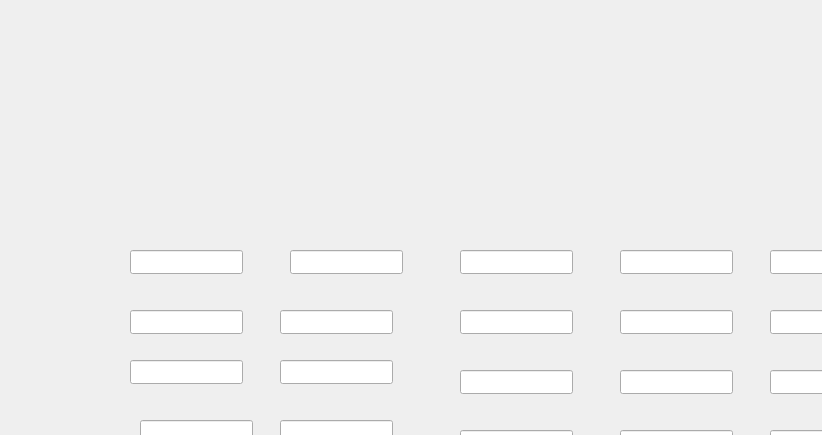
<?xml version="1.0" encoding="UTF-8"?>
<ui version="4.0">
 <class>addTextbook</class>
 <widget class="QDialog" name="addTextbook">
  <property name="geometry">
   <rect>
    <x>0</x>
    <y>0</y>
    <width>822</width>
    <height>435</height>
   </rect>
  </property>
  <property name="windowTitle">
   <string>Dialog</string>
  </property>
  <widget class="QLineEdit" name="lineEdit_4">
   <property name="geometry">
    <rect>
     <x>620</x>
     <y>250</y>
     <width>113</width>
     <height>24</height>
    </rect>
   </property>
  </widget>
  <widget class="QLineEdit" name="lineEdit_21">
   <property name="geometry">
    <rect>
     <x>140</x>
     <y>480</y>
     <width>113</width>
     <height>24</height>
    </rect>
   </property>
  </widget>
  <widget class="QPushButton" name="pushButton">
   <property name="geometry">
    <rect>
     <x>560</x>
     <y>660</y>
     <width>80</width>
     <height>24</height>
    </rect>
   </property>
   <property name="text">
    <string>PushButton</string>
   </property>
  </widget>
  <widget class="QLineEdit" name="lineEdit_23">
   <property name="geometry">
    <rect>
     <x>450</x>
     <y>480</y>
     <width>113</width>
     <height>24</height>
    </rect>
   </property>
  </widget>
  <widget class="QLineEdit" name="lineEdit_6">
   <property name="geometry">
    <rect>
     <x>280</x>
     <y>310</y>
     <width>113</width>
     <height>24</height>
    </rect>
   </property>
  </widget>
  <widget class="QLineEdit" name="lineEdit_9">
   <property name="geometry">
    <rect>
     <x>770</x>
     <y>250</y>
     <width>113</width>
     <height>24</height>
    </rect>
   </property>
  </widget>
  <widget class="QLineEdit" name="lineEdit">
   <property name="geometry">
    <rect>
     <x>130</x>
     <y>250</y>
     <width>113</width>
     <height>24</height>
    </rect>
   </property>
  </widget>
  <widget class="QLineEdit" name="lineEdit_2">
   <property name="geometry">
    <rect>
     <x>290</x>
     <y>250</y>
     <width>113</width>
     <height>24</height>
    </rect>
   </property>
  </widget>
  <widget class="QLineEdit" name="lineEdit_19">
   <property name="geometry">
    <rect>
     <x>620</x>
     <y>430</y>
     <width>113</width>
     <height>24</height>
    </rect>
   </property>
  </widget>
  <widget class="QLineEdit" name="lineEdit_22">
   <property name="geometry">
    <rect>
     <x>280</x>
     <y>470</y>
     <width>113</width>
     <height>24</height>
    </rect>
   </property>
  </widget>
  <widget class="QLineEdit" name="lineEdit_8">
   <property name="geometry">
    <rect>
     <x>620</x>
     <y>310</y>
     <width>113</width>
     <height>24</height>
    </rect>
   </property>
  </widget>
  <widget class="QLineEdit" name="lineEdit_17">
   <property name="geometry">
    <rect>
     <x>280</x>
     <y>420</y>
     <width>113</width>
     <height>24</height>
    </rect>
   </property>
  </widget>
  <widget class="QLineEdit" name="lineEdit_14">
   <property name="geometry">
    <rect>
     <x>620</x>
     <y>370</y>
     <width>113</width>
     <height>24</height>
    </rect>
   </property>
  </widget>
  <widget class="QLineEdit" name="lineEdit_16">
   <property name="geometry">
    <rect>
     <x>140</x>
     <y>420</y>
     <width>113</width>
     <height>24</height>
    </rect>
   </property>
  </widget>
  <widget class="QLineEdit" name="lineEdit_15">
   <property name="geometry">
    <rect>
     <x>770</x>
     <y>370</y>
     <width>113</width>
     <height>24</height>
    </rect>
   </property>
  </widget>
  <widget class="QLineEdit" name="lineEdit_12">
   <property name="geometry">
    <rect>
     <x>280</x>
     <y>360</y>
     <width>113</width>
     <height>24</height>
    </rect>
   </property>
  </widget>
  <widget class="QLineEdit" name="lineEdit_25">
   <property name="geometry">
    <rect>
     <x>760</x>
     <y>480</y>
     <width>113</width>
     <height>24</height>
    </rect>
   </property>
  </widget>
  <widget class="QLineEdit" name="lineEdit_3">
   <property name="geometry">
    <rect>
     <x>460</x>
     <y>250</y>
     <width>113</width>
     <height>24</height>
    </rect>
   </property>
  </widget>
  <widget class="QLineEdit" name="lineEdit_5">
   <property name="geometry">
    <rect>
     <x>130</x>
     <y>310</y>
     <width>113</width>
     <height>24</height>
    </rect>
   </property>
  </widget>
  <widget class="QLineEdit" name="lineEdit_11">
   <property name="geometry">
    <rect>
     <x>130</x>
     <y>360</y>
     <width>113</width>
     <height>24</height>
    </rect>
   </property>
  </widget>
  <widget class="QLineEdit" name="lineEdit_13">
   <property name="geometry">
    <rect>
     <x>460</x>
     <y>370</y>
     <width>113</width>
     <height>24</height>
    </rect>
   </property>
  </widget>
  <widget class="QLineEdit" name="lineEdit_10">
   <property name="geometry">
    <rect>
     <x>770</x>
     <y>310</y>
     <width>113</width>
     <height>24</height>
    </rect>
   </property>
  </widget>
  <widget class="QLineEdit" name="lineEdit_24">
   <property name="geometry">
    <rect>
     <x>610</x>
     <y>480</y>
     <width>113</width>
     <height>24</height>
    </rect>
   </property>
  </widget>
  <widget class="QLineEdit" name="lineEdit_20">
   <property name="geometry">
    <rect>
     <x>770</x>
     <y>430</y>
     <width>113</width>
     <height>24</height>
    </rect>
   </property>
  </widget>
  <widget class="QLineEdit" name="lineEdit_7">
   <property name="geometry">
    <rect>
     <x>460</x>
     <y>310</y>
     <width>113</width>
     <height>24</height>
    </rect>
   </property>
  </widget>
  <widget class="QLineEdit" name="lineEdit_18">
   <property name="geometry">
    <rect>
     <x>460</x>
     <y>430</y>
     <width>113</width>
     <height>24</height>
    </rect>
   </property>
  </widget>
 </widget>
 <resources/>
 <connections/>
</ui>
